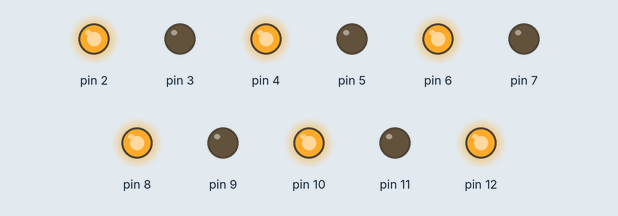
Bench run of a sketch on a simulated Arduino Uno, built with avr-gcc and run on an emulated ATmega328P. Parts: output pins drawn as LEDs (lit = HIGH).

Above: at 0.08 s.
At 2.63 s:
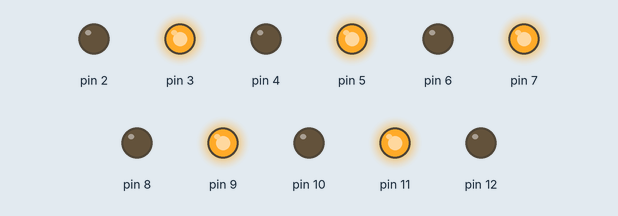
Timing chart, 0 to 3.0 s (numbered marks = the images above):
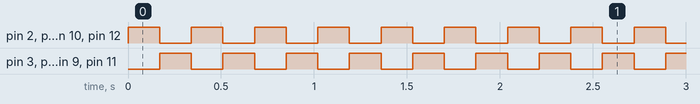

The sketch:

clignotantB.ino
```cpp
void setup() {
  // PAS BESOIN DE TOUCHER
  for (int i=2;i<13;i++){
    pinMode(i,OUTPUT);
  }
}

void loop() {
  // CHANGER PROGRAMME
  // digitalWrite(2,HIGH); // ALLUMER LA LAMPE 2
  // digitalWrite(5,LOW); // ETEINDRE LA LAMPE 2
  // delay(200);          // ATTENDRE 200ms = 0,2 secondes

digitalWrite(2,HIGH);
digitalWrite(3,LOW);
digitalWrite(4,HIGH);
digitalWrite(5,LOW);
digitalWrite(6,HIGH);
digitalWrite(7,LOW);
digitalWrite(8,HIGH);
digitalWrite(9,LOW);
digitalWrite(10,HIGH);
digitalWrite(11,LOW);
digitalWrite(12,HIGH);

delay(170);

digitalWrite(2,LOW);
digitalWrite(3,HIGH);
digitalWrite(4,LOW);
digitalWrite(5,HIGH);
digitalWrite(6,LOW);
digitalWrite(7,HIGH);
digitalWrite(8,LOW);
digitalWrite(9,HIGH);
digitalWrite(10,LOW);
digitalWrite(11,HIGH);
digitalWrite(12,LOW);

delay(170);
}
```

Measured:
- by itself, pin 2–12: alternates HIGH for 0.17 s and LOW for 0.17 s
